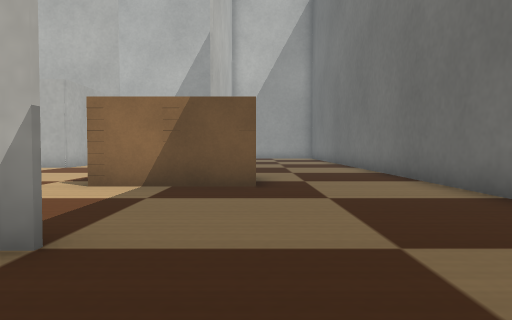
[1] (above)

24 first-person views from a walk through a Webots world. The camera is 0.07 m above the floor, tilts 2° down and sees 70° across. The floor is counted in squares, 0.1 m on a side. Each view is taken from the middle of a square. On the plan, view 1 faces up. The plan holds only what a view shows up to about 11 squares ahead; the rest is blank. The robots in the file are not drawn. Simple shapes and patterns stand in for the simulator's stock objects.

[2]
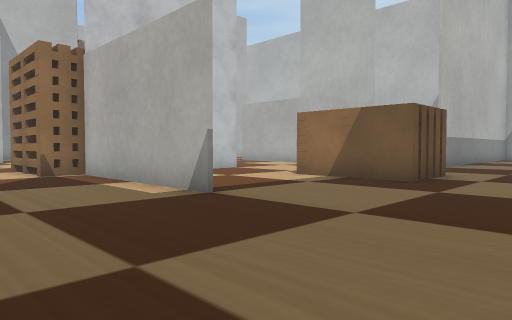

[3]
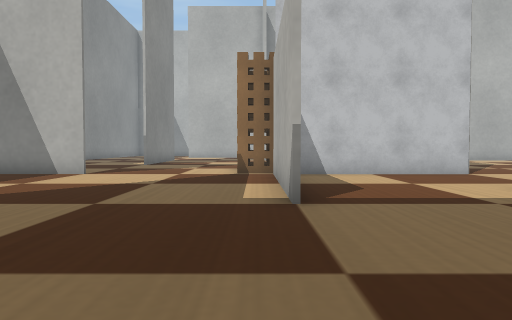

[4]
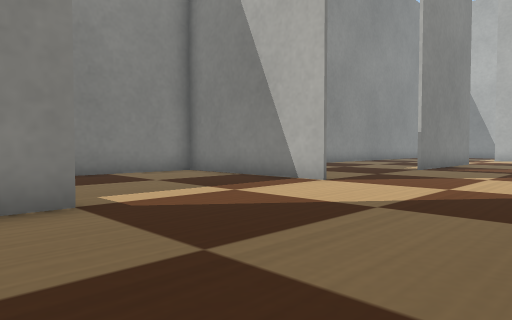

[5]
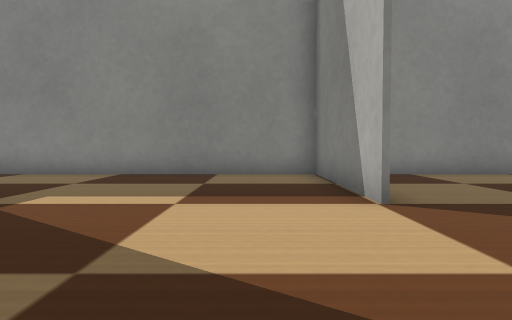

[6]
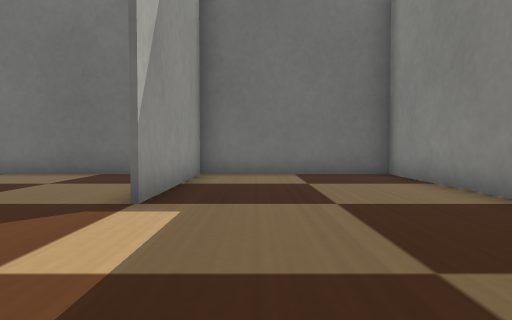

[7]
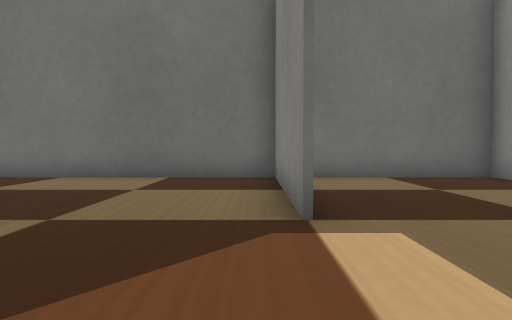

[8]
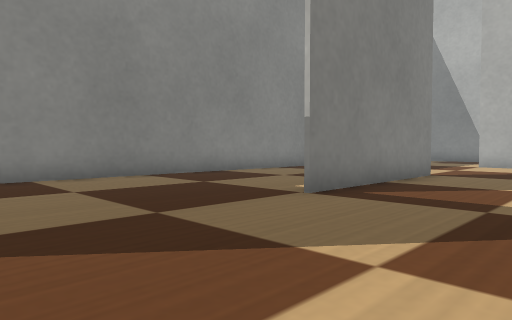

[9]
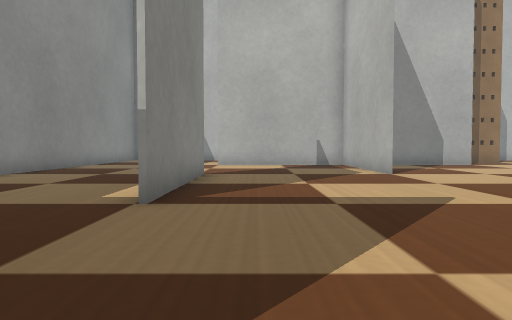

[10]
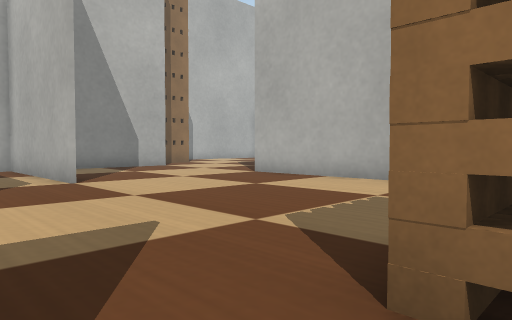

[11]
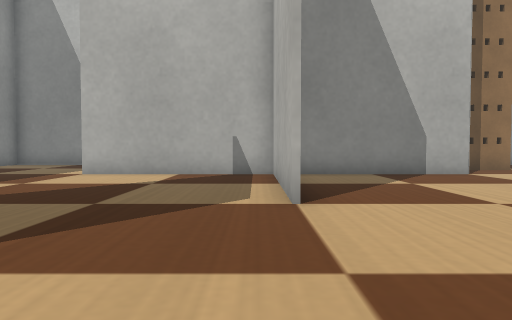

[12]
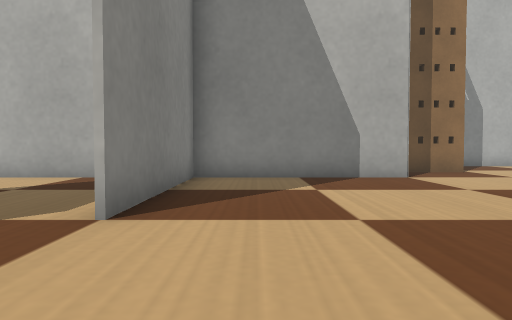

[13]
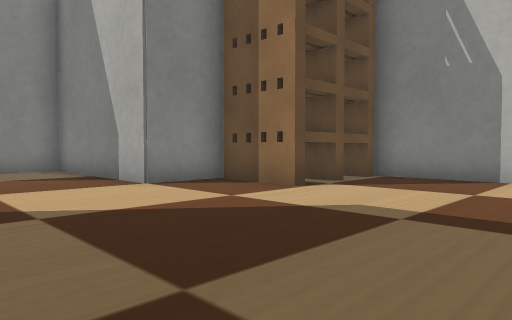

[14]
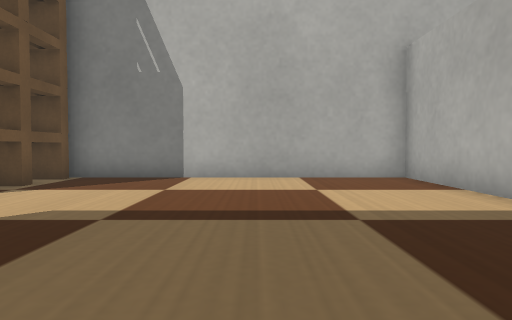

[15]
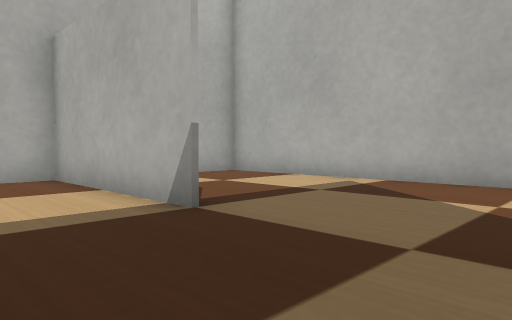

[16]
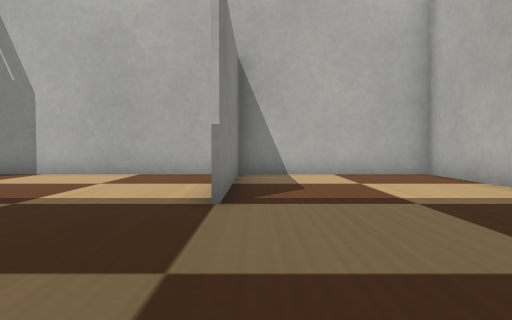

[17]
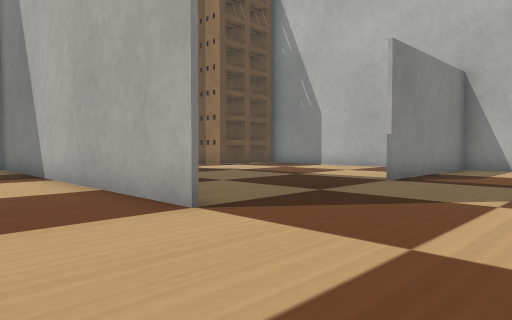

[18]
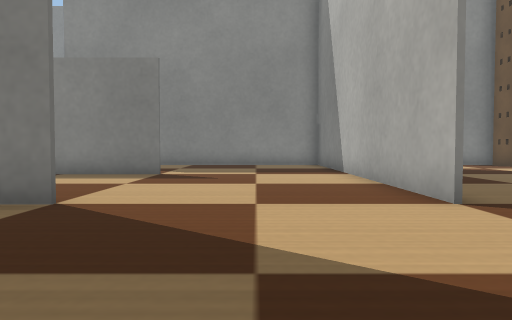

[19]
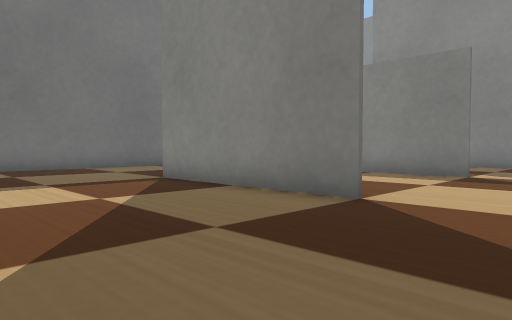

[20]
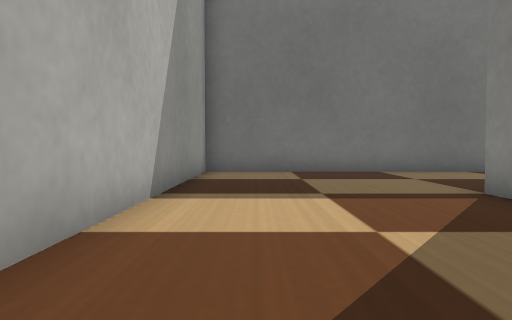

[21]
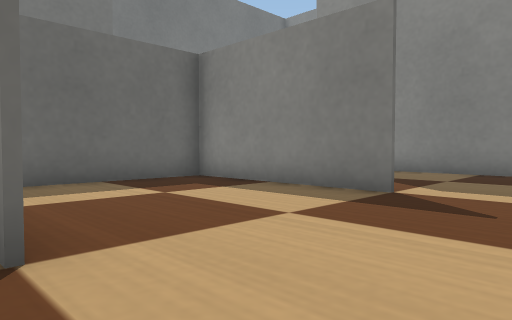

[22]
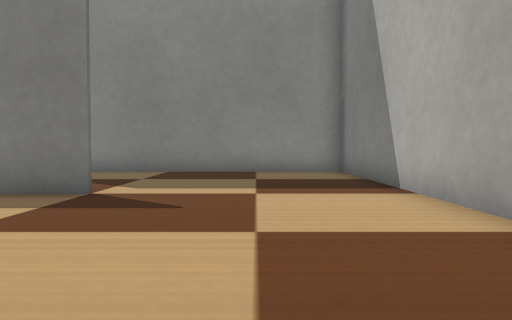

[23]
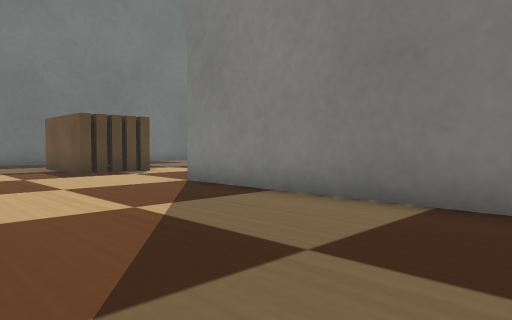

[24]
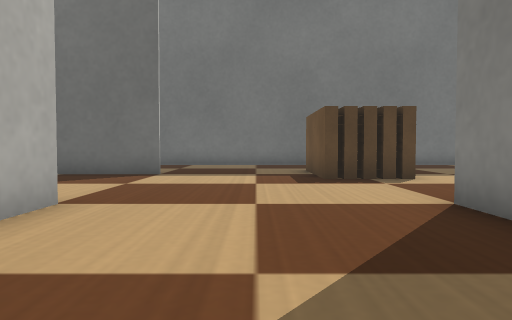

### Floor plan
Points are (right, up) in squares from view 1. A wall is a line through its corners. A room is listed if a view was taken in it or the views show most of it. See-through windows are left out.
Room 1 (views 1, 2, 3, 4, 5, 6, 7)
walls: (-1.6, -2.3) (0.9, -2.3); (-6.6, -2.4) (-6.6, -7.4) (3.5, -7.4) (3.5, 2.5); (3.4, -2.6) (-1.5, -2.6); (-1.4, 2.5) (-6.1, 2.5)
ways out: opening at (-7, 0) to room 2; opening at (1, 3)
Room 2 (views 8, 9, 10, 11, 12, 13, 14, 15)
walls: (-16.4, 2.5) (-21.5, 2.5); (-21.5, 2.6) (-16.5, 2.6); (-22.7, 7.5) (-21.5, 7.5) (-21.5, -2.5); (-12.4, 7.5) (-16.5, 7.5); (-16.6, -2.3) (-11.5, -2.3); (-18, -7.4) (-16.1, -7.4); (-21.4, 17.5) (-26.5, 17.5); (-14.1, -7.4) (-8.4, -7.4); (-26.2, 17.5) (-21.5, 17.5); (-19.2, 22.5) (-26.5, 22.5) (-26.5, 9.6)
ways out: opening at (-7, 0) to room 1; opening at (-17, 20) to room 3
objects: stack of pallets (-26, 8) to (-23, 10); stack of pallets (-9, 2) to (-7, 3)
Room 3 (views 16, 17, 18, 19, 20, 21, 22, 23, 24)
walls: (-11.6, 12.5) (-6.6, 12.5) (-6.6, 16.4); (-11.6, 17.5) (-6.5, 17.5); (-6.5, 12.4) (-7.6, 12.4); (-1.6, 12.4) (-1.6, 22.5) (-10, 22.5); (-16.5, 17.6) (-16.5, 7.5) (-6.6, 7.5) (-6.6, 3.4)
ways out: opening at (-17, 20) to room 2; opening at (-2, 8)

Positions as (right, up) in squares from view 1, and headings:
1: (0, 0), facing up
2: (3, -1), facing up-left
3: (3, 2), facing left
4: (0, 2), facing down-left
5: (-5, 2), facing down
6: (-6, -4), facing right
7: (-5, -2), facing right
8: (-7, 1), facing down-left
9: (-7, -1), facing left
10: (-9, 0), facing up-left
11: (-12, 2), facing left
12: (-13, 4), facing left
13: (-18, 14), facing down-left
14: (-18, 14), facing left
15: (-18, 15), facing up-left
16: (-17, 18), facing left
17: (-14, 21), facing down-left
18: (-14, 22), facing down
19: (-14, 22), facing down-right
20: (-12, 21), facing right
21: (-14, 18), facing down-right
22: (-14, 18), facing down
23: (-13, 12), facing down-right
24: (-11, 10), facing right
